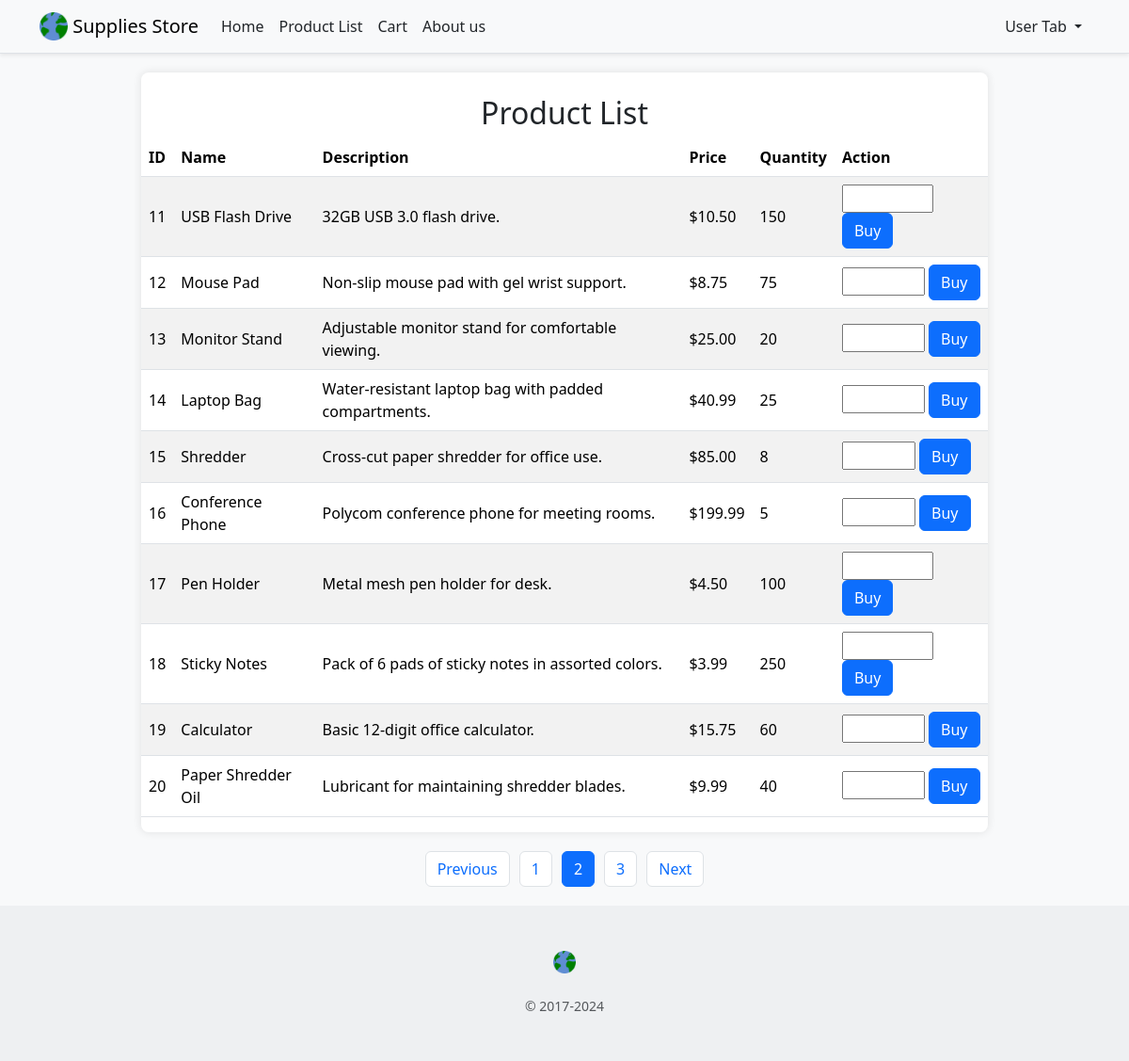
The app's page /login/product_list.php?page=2 (signed in) with its own data.
### tables this page shows
CREATE TABLE `products` (
  `id` int(11) NOT NULL,
  `name` varchar(255) NOT NULL,
  `description` text NOT NULL,
  `price` decimal(10,2) NOT NULL,
  `quantity` int(11) NOT NULL,
  `image` varchar(255) DEFAULT NULL,
  `created_at` timestamp NOT NULL DEFAULT current_timestamp()
);

### login/product_list.php (the view, shortened to what this page needs)
<?php
include "layout/header.php";
$dbConnection = getDatabaseConnection();
$results_per_page = 10;
$page = isset($_GET['page']) && is_numeric($_GET['page']) ? (int)$_GET['page'] : 1;
$offset = ($page - 1) * $results_per_page;
$statement = $dbConnection->prepare("SELECT id, name, description, price, quantity FROM products LIMIT ? OFFSET ?");
$statement->bind_param("ii", $results_per_page, $offset);
$statement->execute();
$result = $statement->get_result();
$total_products_statement = $dbConnection->prepare("SELECT COUNT(id) AS total FROM products");
$total_products_statement->execute();
$total_products_result = $total_products_statement->get_result();
$total_products = $total_products_result->fetch_assoc()['total'];
$total_pages = ceil($total_products / $results_per_page);
?>
<!DOCTYPE html>
<html lang="en">
<head>
    <link href="https://cdn.jsdelivr.net/npm/bootstrap@5.3.3/dist/css/bootstrap.min.css" rel="stylesheet">
</head>
<body>
<div class="table-container fade-in">
    <h2 class="text-center mt-4">Product List</h2>
    <table class="table table-striped">
        <thead>
            <tr>
                <th>ID</th>
                <th>Name</th>
                <th>Description</th>
                <th>Price</th>
                <th>Quantity</th>
                <th>Action</th>
            </tr>
        </thead>
        <tbody>
            <?php
            if ($result->num_rows > 0) {
                while($row = $result->fetch_assoc()) {
                    echo "<tr>
                            <td>" . htmlspecialchars($row["id"]) . "</td>
                            <td>" . htmlspecialchars($row["name"]) . "</td>
                            <td>" . htmlspecialchars($row["description"]) . "</td>
                            <td>$" . number_format(htmlspecialchars($row["price"]), 2) . "</td>
                            <td>" . htmlspecialchars($row["quantity"]) . "</td>
                            <td>
                                <form action='purchase.php' method='POST'>
                                    <input type='hidden' name='product_id' value='" . htmlspecialchars($row["id"]) . "'>
                                    <input type='number' name='order_quantity' min='1' max='" . htmlspecialchars($row["quantity"]) . "' required>
                                    <button type='submit' class='btn btn-primary'>Buy</button>
                                </form>
                            </td>
                        </tr>";
                }
            } else {
                echo "<tr><td colspan='6' class='text-center'>No products found</td></tr>";
            }
            ?>
        </tbody>
    </table>
</div>
<div class="pagination">
    <?php if ($page > 1): ?>
        <a class="btn btn-outline-primary page-link" href="product_list.php?page=<?php echo $page-1; ?>">Previous</a>
    <?php endif; ?>
    <?php for ($i = 1; $i <= $total_pages; $i++): ?>
        <a class="btn btn-primary page-link <?php if($i == $page) echo 'active'; ?>" href="product_list.php?page=<?php echo $i; ?>"><?php echo $i; ?></a>
    <?php endfor; ?>
    <?php if ($page < $total_pages): ?>
        <a class="btn btn-outline-primary page-link" href="product_list.php?page=<?php echo $page+1; ?>">Next</a>
    <?php endif; ?>
</div>
</body>
</html>
<?php include "layout/footer.php"; ?>

### login/product_list.php (style rules this page uses)
body { background-color: #f8f9fa; }
.table-container { margin: 20px auto; max-width: 900px; background-color: white; border-radius: 8px; box-shadow: 0 0 10px rgba(0, 0, 0, 0.1); overflow: hidden; }
table { width: 100%; border-collapse: collapse; }
th, td { padding: 12px; text-align: left; vertical-align: middle; }
th { background-color: #007bff; color: white; }
.pagination { display: flex; justify-content: center; margin: 20px 0; }
.page-link { margin: 0 5px; }
.fade-in { opacity: 0; transition: opacity 0.5s ease-in-out; }
.fade-in.show { opacity: 1; }

### records on screen
products: id "11", name "USB Flash Drive", description "32GB USB 3.0 flash drive.", price "10.50", quantity "150"
products: id "12", name "Mouse Pad", description "Non-slip mouse pad with gel wrist support.", price "8.75", quantity "75"
products: id "13", name "Monitor Stand", description "Adjustable monitor stand for comfortable viewing.", price "25.00", quantity "20"
products: id "14", name "Laptop Bag", description "Water-resistant laptop bag with padded compartments.", price "40.99", quantity "25"
products: id "15", name "Shredder", description "Cross-cut paper shredder for office use.", price "85.00", quantity "8"
products: id "16", name "Conference Phone", description "Polycom conference phone for meeting rooms.", price "199.99", quantity "5"
products: id "17", name "Pen Holder", description "Metal mesh pen holder for desk.", price "4.50", quantity "100"
products: id "18", name "Sticky Notes", description "Pack of 6 pads of sticky notes in assorted colors.", price "3.99", quantity "250"
products: id "19", name "Calculator", description "Basic 12-digit office calculator.", price "15.75", quantity "60"
products: id "20", name "Paper Shredder Oil", description "Lubricant for maintaining shredder blades.", price "9.99", quantity "40"
